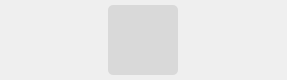
<?xml version="1.0" encoding="UTF-8"?>
<ui version="4.0">
 <class>widget_ui</class>
 <widget class="QWidget" name="widget_ui">
  <property name="geometry">
   <rect>
    <x>0</x>
    <y>0</y>
    <width>287</width>
    <height>80</height>
   </rect>
  </property>
  <layout class="QGridLayout" name="central_layout">
   <property name="sizeConstraint">
    <enum>QLayout::SetMinimumSize</enum>
   </property>
   <property name="horizontalSpacing">
    <number>6</number>
   </property>
   <property name="verticalSpacing">
    <number>2</number>
   </property>
   <property name="margin">
    <number>5</number>
   </property>
   <item row="0" column="0" rowspan="2">
    <widget class="QLabel" name="min_angle_value">
     <property name="sizePolicy">
      <sizepolicy hsizetype="Fixed" vsizetype="Preferred">
       <horstretch>0</horstretch>
       <verstretch>0</verstretch>
      </sizepolicy>
     </property>
     <property name="maximumSize">
      <size>
       <width>70</width>
       <height>16777215</height>
      </size>
     </property>
     <property name="styleSheet">
      <string notr="true">background-color:#d9d9d9;
border-radius: 5px;
font-size: 18pt; 
font-weight:40; 
color: #7c7c7c;</string>
     </property>
     <property name="text">
      <string/>
     </property>
     <property name="alignment">
      <set>Qt::AlignCenter</set>
     </property>
    </widget>
   </item>
  </layout>
 </widget>
 <layoutdefault spacing="10" margin="11"/>
 <resources/>
 <connections/>
</ui>
